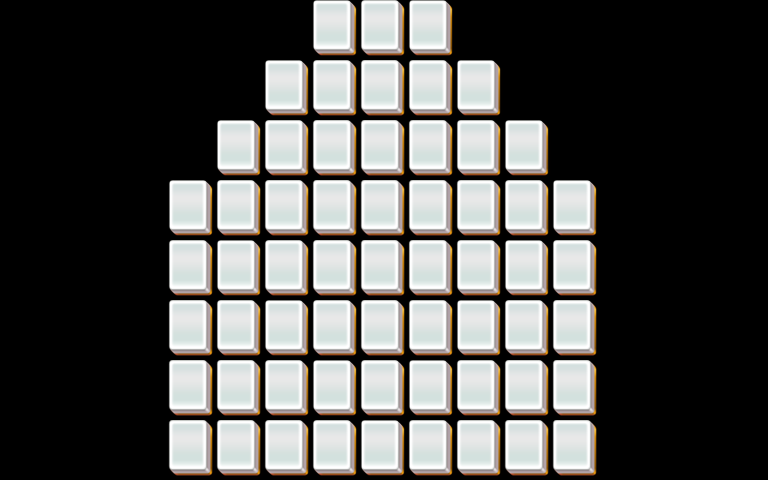

The image is a tile-based game level rendered from a .tmx file. Its description and source (layers, tilesets, objects; grid data summarised) follow:
An orthogonal 32x16 tile map with 24x30 px tiles, 5 tile layers (layer1, layer2, layer3, layer4, ...).

<map version="1.0" orientation="orthogonal" width="32" height="16" tilewidth="24" tileheight="30">
 <properties>
  <property name="species" value="30" />
 </properties>
 <tileset firstgid="1" name="mahjong" tilewidth="48" tileheight="60">
  <image source="mahjong.png" />
 </tileset>
 <layer name="layer1" width="32" height="16">
  <data>[512 cells, 60 non-empty, 1 distinct tile ids]</data>
 </layer>
 <layer name="layer2" width="32" height="16">
  <data>[512 cells, 45 non-empty, 1 distinct tile ids]</data>
 </layer>
 <layer name="layer3" width="32" height="16">
  <data>[512 cells, 25 non-empty, 1 distinct tile ids]</data>
 </layer>
 <layer name="layer4" width="32" height="16">
  <data>[512 cells, 11 non-empty, 1 distinct tile ids]</data>
 </layer>
 <layer name="layer5" width="32" height="16">
  <data>[512 cells, 3 non-empty, 1 distinct tile ids]</data>
 </layer>
</map>
